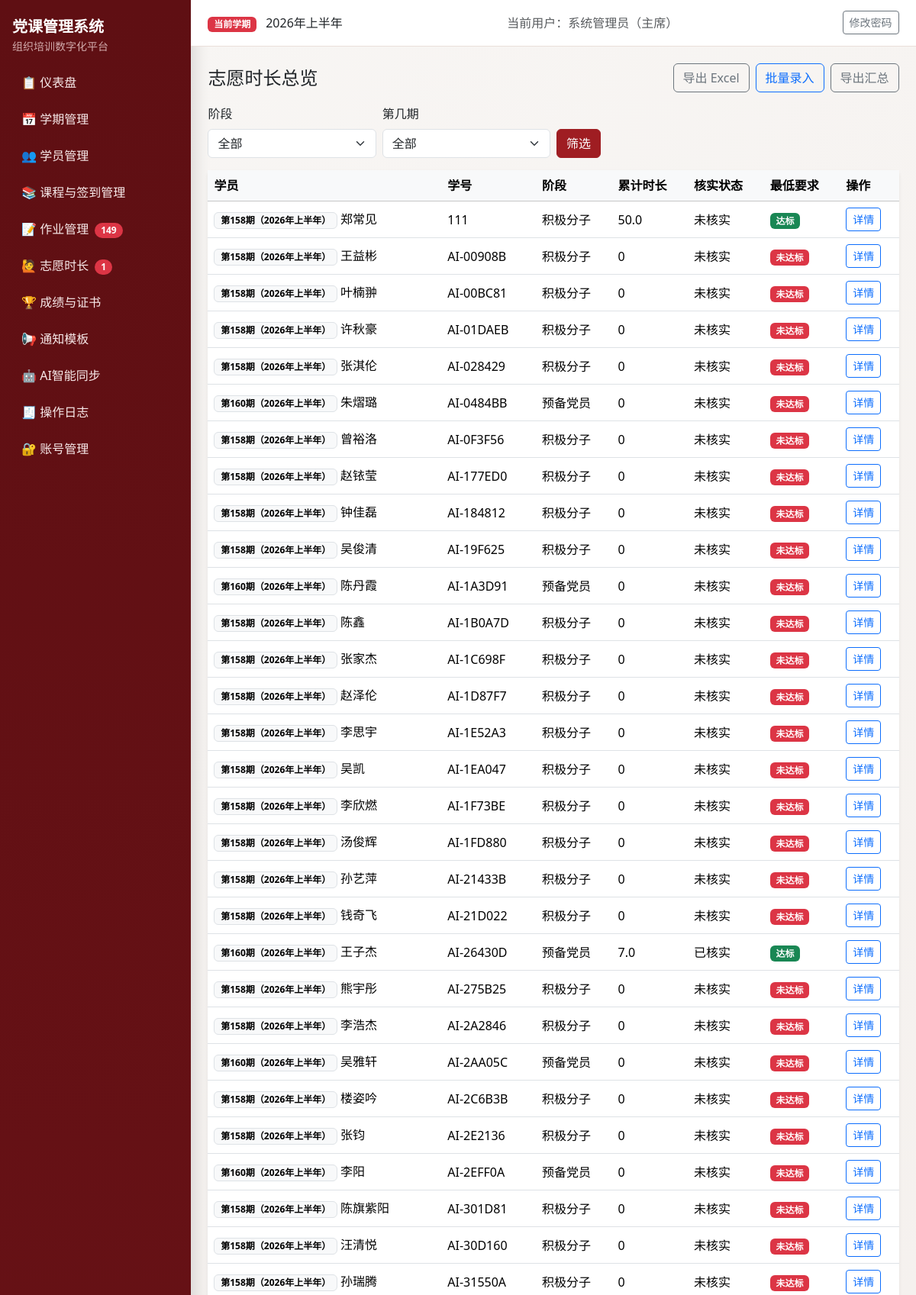
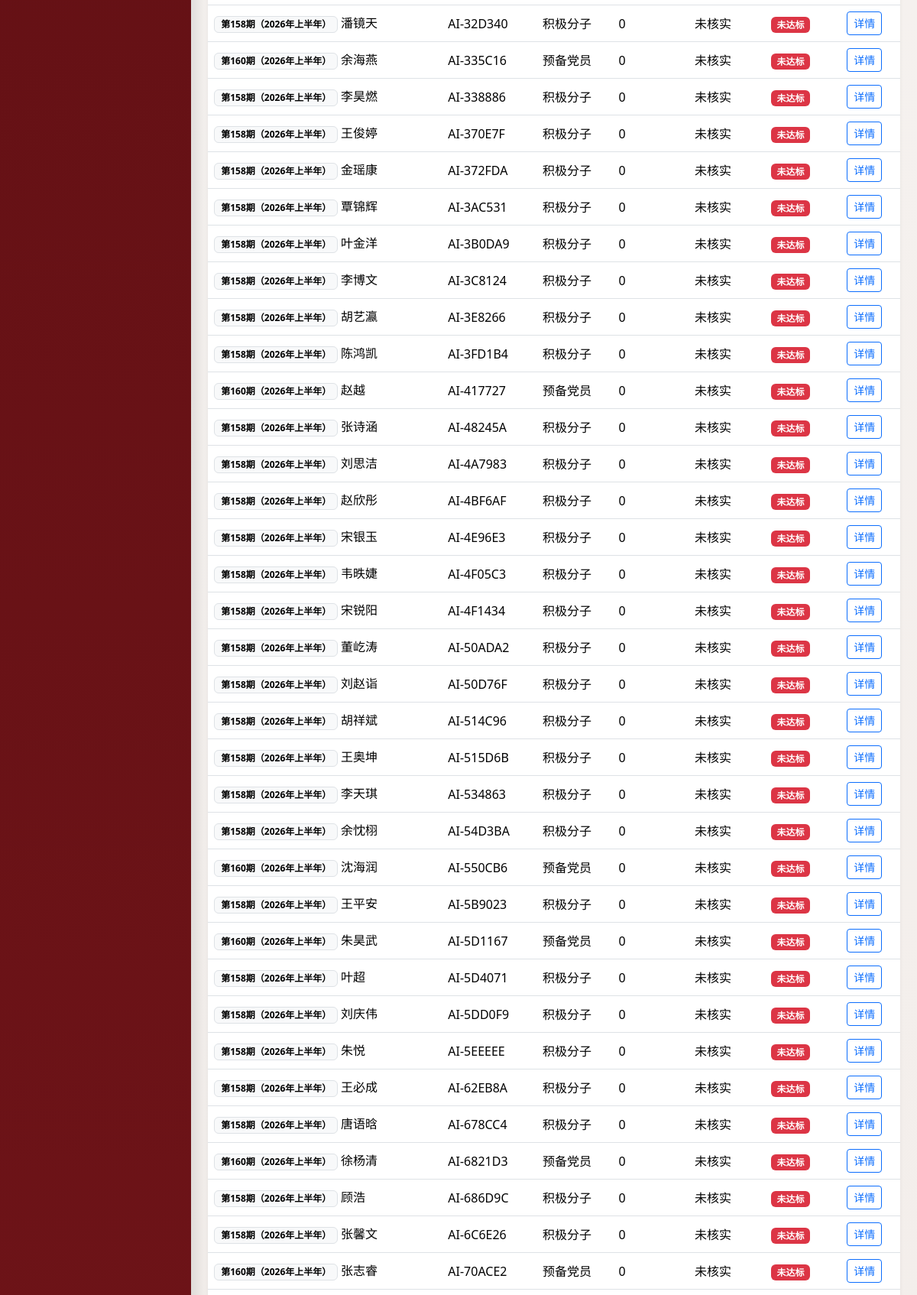
Page /volunteers/ (signed in, upper part) on the committed database (2 pictures, top to bottom).
### models.py (models this page shows, shortened)
class Semester(db.Model):
    __tablename__ = "semesters"
    id = db.Column(db.Integer, primary_key=True)
    name = db.Column(db.String(100), nullable=False)
    period_code = db.Column(db.String(20), nullable=True)
    period_positive = db.Column(db.String(20), nullable=True)
    period_development = db.Column(db.String(20), nullable=True)
    period_probationary = db.Column(db.String(20), nullable=True)
    year = db.Column(db.Integer, nullable=False)
    status = db.Column(db.String(20), nullable=False, default="active")
    exam_weight = db.Column(db.Integer, nullable=False, default=40)
    attendance_weight = db.Column(db.Integer, nullable=False, default=30)
    assignment_weight = db.Column(db.Integer, nullable=False, default=20)
    volunteer_weight = db.Column(db.Integer, nullable=False, default=10)
    pass_threshold = db.Column(db.Float, nullable=False, default=60.0)
    volunteer_target_hours = db.Column(db.Float, nullable=False, default=0.0)
    min_attendance_sessions = db.Column(db.Integer, nullable=False, default=2)
    created_at = db.Column(db.DateTime, default=datetime.utcnow, nullable=False)
    students = db.relationship("Student", back_populates="semester", cascade="all, delete-orphan")
    course_sessions = db.relationship("CourseSession", back_populates="semester", cascade="all, delete-orphan")
    assignments = db.relationship("Assignment", back_populates="semester", cascade="all, delete-orphan")
    volunteer_records = db.relationship(
        "VolunteerRecord", back_populates="semester", cascade="all, delete-orphan"
    )
    exam_records = db.relationship("ExamRecord", back_populates="semester", cascade="all, delete-orphan")
    final_scores = db.relationship("FinalScore", back_populates="semester", cascade="all, delete-orphan")
    def period_for_stage(self, stage: str) -> str:
        if stage == "积极分子":
            return (self.period_positive or "").strip()
        if stage == "发展对象":
            return (self.period_development or "").strip()
        if stage == "预备党员":
            return (self.period_probationary or "").strip()
        return ""

class User(UserMixin, db.Model):
    __tablename__ = "users"
    id = db.Column(db.Integer, primary_key=True)
    username = db.Column(db.String(80), unique=True, nullable=False, index=True)
    password_hash = db.Column(db.String(255), nullable=False)
    role = db.Column(db.String(20), nullable=False, default="staff")
    real_name = db.Column(db.String(80), nullable=True)
    created_at = db.Column(db.DateTime, default=datetime.utcnow, nullable=False)

class Student(db.Model):
    __tablename__ = "students"
    __table_args__ = (
        db.UniqueConstraint("semester_id", "student_id", "stage", name="uq_student_semester_student_stage"),
    )
    id = db.Column(db.Integer, primary_key=True)
    semester_id = db.Column(db.Integer, db.ForeignKey("semesters.id"), nullable=False, index=True)
    name = db.Column(db.String(80), nullable=False)
    student_id = db.Column(db.String(50), nullable=False)
    department = db.Column(db.String(120), nullable=True)
    stage = db.Column(db.String(20), nullable=False)
    contact = db.Column(db.String(120), nullable=True)
    group_number = db.Column(db.Integer, nullable=True)
    is_group_leader = db.Column(db.Boolean, nullable=False, default=False)
    status = db.Column(db.String(20), nullable=False, default="在读")
    disqualified_reason = db.Column(db.String(255), nullable=True)
    semester = db.relationship("Semester", back_populates="students")
    attendances = db.relationship("Attendance", back_populates="student", cascade="all, delete-orphan")
    assignments = db.relationship("Assignment", back_populates="student", cascade="all, delete-orphan")
    volunteer_records = db.relationship(
        "VolunteerRecord", back_populates="student", cascade="all, delete-orphan"
    )
    exam_records = db.relationship("ExamRecord", back_populates="student", cascade="all, delete-orphan")
    final_scores = db.relationship("FinalScore", back_populates="student", cascade="all, delete-orphan")

### blueprints/volunteers.py (the view, shortened to what this page needs)
@volunteers_bp.route("/")
@login_required
def volunteer_overview():
	semester = _current_semester()
	if not semester:
		flash("请先激活学期。", "warning")
		return redirect(url_for("semester_bp.list_semesters"))
	stage = request.args.get("stage", "全部")
	period = (request.args.get("period") or "全部").strip()
	query = Student.query.filter_by(semester_id=semester.id)
	if stage != "全部":
		query = query.filter_by(stage=stage)
	students = query.order_by(Student.student_id.asc()).all()
	rows = []
	for stu in students:
		stu_period = semester.period_for_stage(stu.stage)
		if period != "全部" and stu_period != period:
			continue
		records = VolunteerRecord.query.filter_by(student_id=stu.id, semester_id=semester.id).all()
		total_hours = round(sum(r.hours for r in records), 2)
		verified = all(r.verified for r in records) if records else False
		rows.append({"student": stu, "hours": total_hours, "verified": verified, "qualified": semester.volunteer_target_hours <= 0 or total_hours >= semester.volunteer_target_hours, "stage_period": stu_period})
	period_options = []
	for p in [semester.period_positive, semester.period_development, semester.period_probationary]:
		v = (p or "").strip()
		if v and v not in period_options:
			period_options.append(v)
	return render_template("volunteers/overview.html", rows=rows, stage=stage, period=period, period_options=period_options, semester=semester)

### authz.py (called while the page is built)
def normalize_role(role: str | None) -> str:
    value = (role or "staff").strip().lower()
    if value not in ROLE_LABELS:
        return "staff"
    return value

def role_label(role: str | None) -> str:
    return ROLE_LABELS.get(normalize_role(role), "干事")

def can_view_logs(role: str | None) -> bool:
    return normalize_role(role) in {"admin", "minister"}

def can_manage_accounts(role: str | None) -> bool:
    return normalize_role(role) == "admin"

def can_edit_notification_templates(role: str | None) -> bool:
    return normalize_role(role) in {"admin", "minister"}

### blueprints/volunteers.py (called while the page is built)
def _current_semester():
	return Semester.query.filter_by(status="active").order_by(Semester.id.desc()).first()

### templates/volunteers/overview.html (shortened to what this page needs)
{% extends "base.html" %}
{% block content %}
<div class="d-flex justify-content-between align-items-center mb-3"><h1 class="h4 mb-0">志愿时长总览</h1><div class="d-flex gap-2"><a class="btn btn-outline-secondary" href="{{ url_for('volunteers_bp.volunteer_overview', stage=stage, period=period, export=1) }}">导出 Excel</a><a class="btn btn-outline-primary" href="{{ url_for('volunteers_bp.batch_volunteer') }}">批量录入</a><a class="btn btn-outline-secondary" href="{{ url_for('volunteers_bp.volunteer_summary') }}">导出汇总</a></div></div>
<form class="mb-3"><div class="row g-2 align-items-end"><div class="col-md-3"><label class="form-label">阶段</label><select class="form-select" name="stage">{% for st in ['全部','积极分子','发展对象','预备党员'] %}<option value="{{ st }}" {% if stage==st %}selected{% endif %}>{{ st }}</option>{% endfor %}</select></div><div class="col-md-3"><label class="form-label">第几期</label><select class="form-select" name="period"><option value="全部" {% if period=='全部' %}selected{% endif %}>全部</option>{% for p in period_options %}<option value="{{ p }}" {% if period==p %}selected{% endif %}>第{{ p }}期</option>{% endfor %}</select></div><div class="col-md-2"><button class="btn btn-primary">筛选</button></div></div></form>
<div class="card border-0 shadow-sm"><div class="table-responsive"><table class="table align-middle mb-0"><thead class="table-light"><tr><th>学员</th><th>学号</th><th>阶段</th><th>累计时长</th><th>核实状态</th><th>最低要求</th><th>操作</th></tr></thead><tbody>
{% for row in rows %}
<tr><td>{% if row.stage_period %}<span class="badge text-bg-light border me-1">第{{ row.stage_period }}期（{{ row.student.semester.name }}）</span>{% endif %}{{ row.student.name }}</td><td>{{ row.student.student_id }}</td><td>{{ row.student.stage }}</td><td>{{ row.hours }}</td><td>{{ '已核实' if row.verified else '未核实' }}</td><td>{% if row.qualified %}<span class="badge text-bg-success">达标</span>{% else %}<span class="badge text-bg-danger">未达标</span>{% endif %}</td><td><a class="btn btn-sm btn-outline-primary" href="{{ url_for('volunteers_bp.student_volunteer', student_id=row.student.id) }}">详情</a></td></tr>
{% endfor %}
</tbody></table></div></div>
{% endblock %}

### templates/base.html (shortened to what this page needs)
<!doctype html>
<html lang="zh-CN">
<head>
  <link href="https://cdn.jsdelivr.net/npm/bootstrap@5.3.3/dist/css/bootstrap.min.css" rel="stylesheet">
</head>
<body>
  {% if current_user.is_authenticated %}
  <div class="layout">
    <aside class="sidebar d-flex flex-column">
      <div class="mb-3">
        <div class="fw-bold fs-5 text-white">党课管理系统</div>
        <div class="small opacity-75">组织培训数字化平台</div>
      </div>
      <nav class="nav flex-column mb-3">
        <a class="nav-link" href="{{ url_for('auth_bp.dashboard') }}">📋 仪表盘</a>
        <a class="nav-link" href="{{ url_for('semester_bp.list_semesters') }}">📅 学期管理</a>
        <a class="nav-link" href="{{ url_for('students_bp.list_students') }}">👥 学员管理</a>
        <a class="nav-link" href="{{ url_for('courses_bp.list_courses') }}">📚 课程与签到管理</a>
        <a class="nav-link" href="{{ url_for('assignments_bp.assignments_overview') }}">📝 作业管理
          {% if pending_assignment_students > 0 %}
            <span class="badge rounded-pill text-bg-danger ms-1">{{ pending_assignment_students }}</span>
          {% endif %}
        </a>
        <a class="nav-link" href="{{ url_for('volunteers_bp.volunteer_overview') }}">🙋 志愿时长
          {% if pending_volunteer_records > 0 %}
            <span class="badge rounded-pill text-bg-danger ms-1">{{ pending_volunteer_records }}</span>
          {% endif %}
        </a>
        <a class="nav-link" href="{{ url_for('scores_bp.result_overview') }}">🏆 成绩与证书</a>
        <a class="nav-link" href="{{ url_for('notifications_bp.template_list') }}">📢 通知模板</a>
        <a class="nav-link" href="{{ url_for('ai_tools_bp.index') }}">🤖 AI智能同步</a>
        {% if can_view_logs %}
        <a class="nav-link" href="{{ url_for('auth_bp.operation_logs') }}">🧾 操作日志</a>
        {% endif %}
        {% if can_manage_accounts %}
        <a class="nav-link" href="{{ url_for('auth_bp.account_list') }}">🔐 账号管理</a>
        {% endif %}
      </nav>
    </aside>
    <div class="content-wrap">
      <header class="topbar">
        <div>
          <span class="badge text-bg-danger">当前学期</span>
          <span class="ms-2">{{ current_semester.name if current_semester else '未设置激活学期' }}</span>
        </div>
        <div class="text-muted">当前用户：{{ current_user.real_name or current_user.username }}（{{ current_user_role_label }}）</div>
        <div>
          <a class="btn btn-sm btn-outline-secondary" href="{{ url_for('auth_bp.change_password') }}">修改密码</a>
        </div>
      </header>
      <main class="page-content">
        {% block content %}{% endblock %}
      </main>
    </div>
  </div>
  {% else %}
    {% block auth_content %}{% endblock %}
  {% endif %}
</body>
</html>

### templates/base.html (style rules this page uses)
:root { --pc-primary: #9f1d22; --pc-primary-dark: #7f1519; --pc-sidebar-bg: #5f0f13; --pc-sidebar-text: #f6dddd; --pc-bg: #f8f6f4; --pc-card: #ffffff; }
body { background: linear-gradient(135deg, #f8f6f4 0%, #efe7e3 100%); min-height: 100vh; }
.layout { display: flex; min-height: 100vh; }
.sidebar { width: 250px; background: linear-gradient(180deg, var(--pc-sidebar-bg), #7d181d); color: var(--pc-sidebar-text); position: fixed; top: 0; left: 0; bottom: 0; padding: 1.25rem 1rem; box-shadow: 6px 0 20px rgba(0, 0, 0, 0.12); }
.sidebar .nav-link { color: #f8eaea; border-radius: 10px; margin-bottom: 0.4rem; padding: 0.55rem 0.75rem; }
.content-wrap { margin-left: 250px; width: calc(100% - 250px); }
.topbar { background: var(--pc-card); border-bottom: 1px solid #eadfda; padding: 0.9rem 1.4rem; display: flex; justify-content: space-between; align-items: center; position: sticky; top: 0; z-index: 5; }
.page-content { padding: 1.4rem; }
.btn-primary { background-color: var(--pc-primary); border-color: var(--pc-primary); }

### rows in the picture
Semester: name "2026年上半年", stage_period "158", student.semester.name "2026年上半年", student.name "郑常见", student.student_id "111", student.stage "积极分子", hours "50.0", verified "未核实", shows "达标", student.name "王益彬", student.student_id "AI-00908B", hours "0", student.name "叶楠翀", student.student_id "AI-00BC81", student.name "许秋豪", student.student_id "AI-01DAEB", student.name "张淇伦", student.student_id "AI-028429", stage_period "160", student.name "朱熠璐", student.student_id "AI-0484BB", student.stage "预备党员", student.name "曾裕洛", student.student_id "AI-0F3F56", student.name "赵铱莹", student.student_id "AI-177ED0", student.name "钟佳磊", student.student_id "AI-184812", student.name "吴俊清", student.student_id "AI-19F625", student.name "陈丹霞", student.student_id "AI-1A3D91", student.name "陈鑫", student.student_id "AI-1B0A7D", student.name "张家杰", student.student_id "AI-1C698F", student.name "赵泽伦", student.student_id "AI-1D87F7", student.name "李思宇", student.student_id "AI-1E52A3", student.name "吴凯", student.student_id "AI-1EA047", student.name "李欣燃", student.student_id "AI-1F73BE", student.name "汤俊辉", student.student_id "AI-1FD880", student.name "孙艺萍", student.student_id "AI-21433B", student.name "钱奇飞", student.student_id "AI-21D022", student.name "王子杰", student.student_id "AI-26430D", hours "7.0", verified "已核实", student.name "熊宇彤", student.student_id "AI-275B25", student.name "李浩杰", student.student_id "AI-2A2846", student.name "吴雅轩", student.student_id "AI-2AA05C", student.name "楼姿吟", student.student_id "AI-2C6B3B", student.name "张钧", student.student_id "AI-2E2136", student.name "李阳", student.student_id "AI-2EFF0A", student.name "陈旗紫阳", student.student_id "AI-301D81", student.name "汪清悦", student.student_id "AI-30D160", student.name "孙瑞腾", student.student_id "AI-31550A", student.name "潘镜天", student.student_id "AI-32D340", student.name "余海燕", student.student_id "AI-335C16", student.name "李昊燃", student.student_id "AI-338886", student.name "王俊婷", student.student_id "AI-370E7F", student.name "金瑶康", student.student_id "AI-372FDA", student.name "覃锦辉", student.student_id "AI-3AC531", student.name "叶金洋", student.student_id "AI-3B0DA9", student.name "李博文", student.student_id "AI-3C8124", student.name "胡艺瀛", student.student_id "AI-3E8266", student.name "陈鸿凯", student.student_id "AI-3FD1B4", student.name "赵越", student.student_id "AI-417727", student.name "张诗涵", student.student_id "AI-48245A", student.name "刘思洁", student.student_id "AI-4A7983", student.name "赵欣彤", student.student_id "AI-4BF6AF", student.name "宋银玉", student.student_id "AI-4E96E3", student.name "韦昳婕", student.student_id "AI-4F05C3", student.name "宋锐阳", student.student_id "AI-4F1434", student.name "董屹涛", student.student_id "AI-50ADA2", student.name "刘赵诣", student.student_id "AI-50D76F", student.name "胡祥斌", student.student_id "AI-514C96", student.name "王奥坤", student.student_id "AI-515D6B", student.name "李天琪", student.student_id "AI-534863", student.name "余忱栩", student.student_id "AI-54D3BA", student.name "沈海润", student.student_id "AI-550CB6", student.name "王平安", student.student_id "AI-5B9023", student.name "朱昊武", student.student_id "AI-5D1167", student.name "叶超", student.student_id "AI-5D4071", student.name "刘庆伟", student.student_id "AI-5DD0F9", student.name "朱悦", student.student_id "AI-5EEEEE", student.name "王必成", student.student_id "AI-62EB8A", student.name "唐语晗", student.student_id "AI-678CC4", student.name "徐杨清", student.student_id "AI-6821D3", student.name "顾浩", student.student_id "AI-686D9C", student.name "张馨文", student.student_id "AI-6C6E26", student.name "张志睿", student.student_id "AI-70ACE2"
User: real_name "系统管理员"

### other values in the picture
{{ pending_assignment_students }} "149"
{{ pending_volunteer_records }} "1"
{{ current_user_role_label }} "主席"
form field stage "全部"
